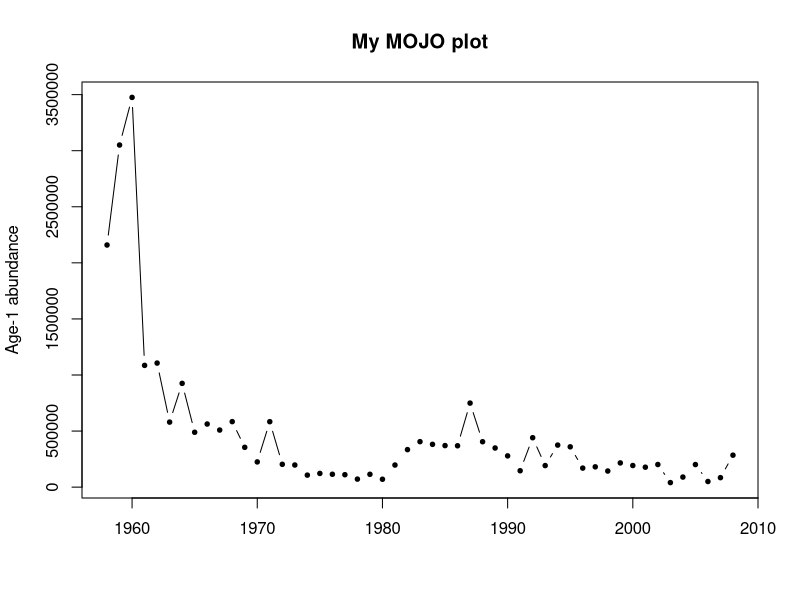
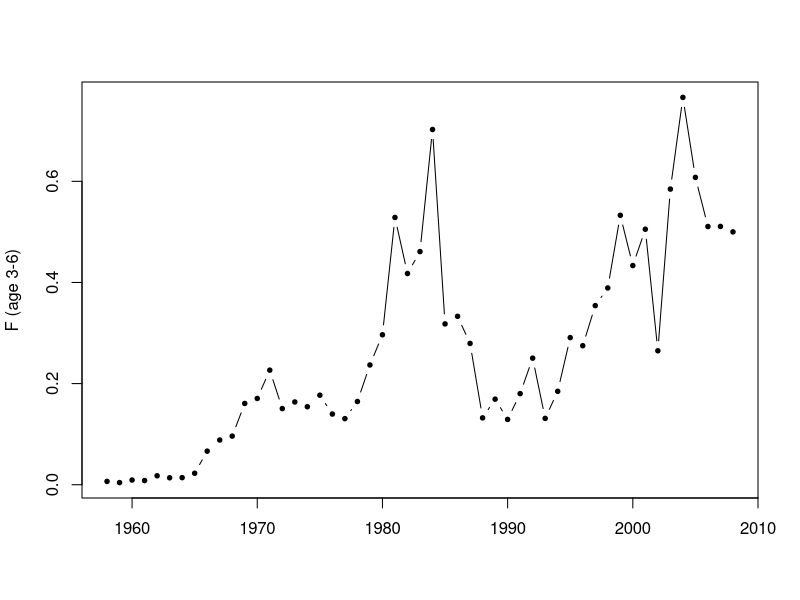
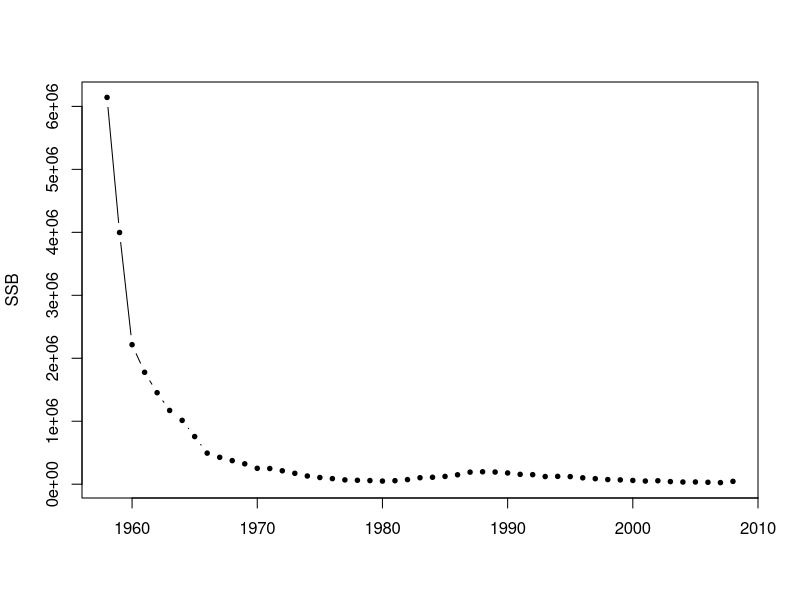
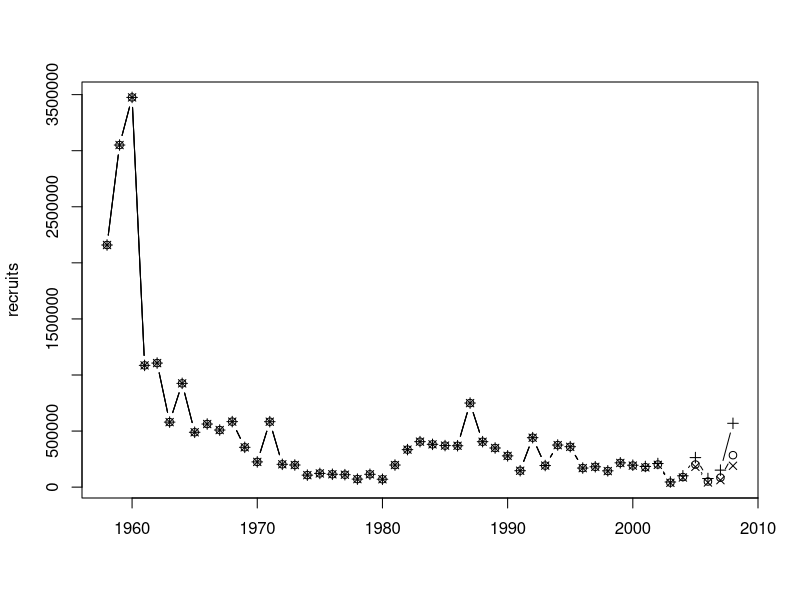
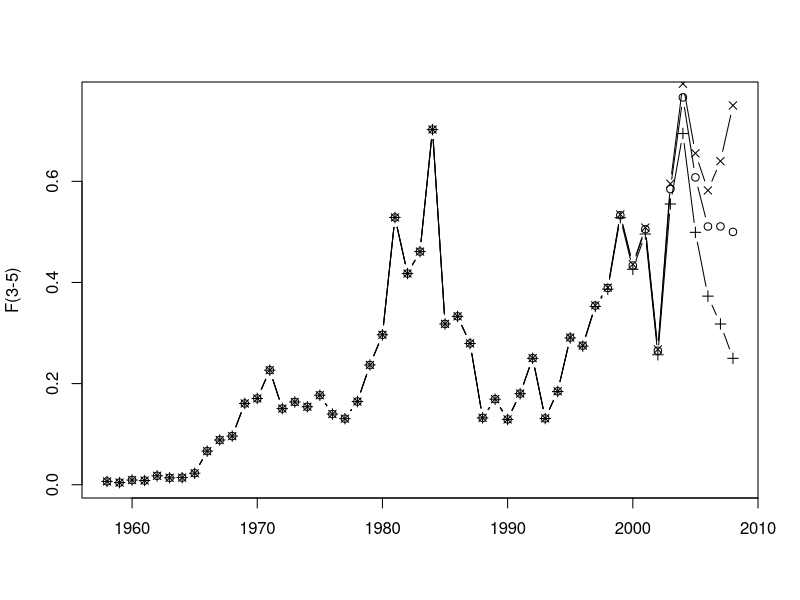
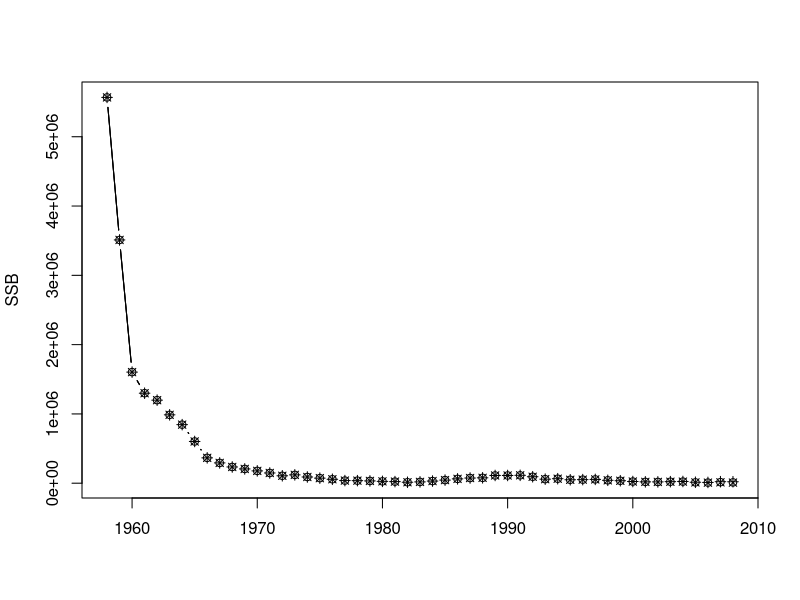

These figures' R source, in order:
###############################################################################
# VPA - A plain Virtual Population Analysis using Pope's (1972) approximation
# VPA/VPA.R
#
# Copyright 2003-2009 FLR Team. Distributed under the GPL 2 or later
# Maintainer: Iago Mosqueira, Cefas; Ernesto Jardim, IPIMAR
# Last Change: 22/06/2011 
# $Id:  $
#
# Reference:
# Notes: It may help repeating the sample session in R manual 
# (http://cran.r-project.org/doc/manuals/R-intro.html#A-sample-session)
#
# TODO Fri 17 Jul 2009 01:06:24 PM CEST IM:
###############################################################################

#==============================================================================
# Read data, set assumptions and initialize objects
#==============================================================================

# Load CAA and WAA by year
caa <- read.table('csherring_caa.dat', sep='\t', header=TRUE)
waa <- read.table('csherring_waa.dat', sep='\t', header=TRUE)

# mean weight-at-age, selectivity and maturity
weight <- c(0.10, 0.14, 0.17, 0.19, 0.21, 0.23)
sel <- c(0.01, 0.5, 1, 1, 1, 1)
mat <- c(0.5, 1, 1, 1, 1, 1)
years <- caa$year
ages <- 1:6
M <- 0.2

# CAA matrix
caam <- as.matrix(caa[,2:7])
dimnames(caam) <- list(year=years, age=ages)

# WAA matrix
waam <- as.matrix(waa[,2:7])
dimnames(waam) <- list(year=years, age=ages)

# Empty NAA matrix
naam <- caam
naam[] <- NA

# Empty FAA matrix
faam <- caam
faam[] <- NA

#==============================================================================
# VPA
#==============================================================================

# Assign initial values to FAA_year=2008
faam['2008',] <- sel * 0.5

# then to NAA_year=2008
naam['2008',] <- (caam['2008',] * (faam['2008',] + M)) / (faam['2008',] *
  (1 - exp(-faam['2008',] - M)))

# populate naam and faam values from NAA_year=2008 and NAA_age=6
for (y in rev(years)[-1])
{
  for(a in 1:5)
  {
    naam[as.character(y), as.character(a)] <- naam[as.character(y+1),
      as.character(a+1)] * exp(M) + caam[as.character(y),
      as.character(a)] * exp(0.5 * M)
    faam[as.character(y), as.character(a)] <- log(naam[as.character(y),
      as.character(a)] / naam[as.character(y+1), as.character(a+1)]) - M
  }
  faam[as.character(y), '6'] <- mean(faam[as.character(y), as.character(3:5)])
  naam[as.character(y), '6'] <- (caam[as.character(y), '6'] * (faam[as.character(y),
    '6'] + M)) / (faam[as.character(y), '6'] * (1 -
    exp(-faam[as.character(y), '6'] - M)))
}

# plot age-1 abundance
mojo <- naam[,'1']
plot(years, mojo, type='b', pch=19, cex=0.6, ylab="Age-1 abundance", xlab="", main="My MOJO plot")

# plot F
plot(years, rowMeans(faam[,c("3", "4", "5", "6")]), type='b', pch=19, cex=0.6, ylab="F (age 3-6)", xlab="")

# plot SSB
plot(years, rowSums(naam * waam), type='b', pch=19, cex=0.6, ylab="SSB", xlab="")

# What is the abundance at age, 1958-2008?
naam

# Is fishing mortality since 2000 high or low relative
# to earlier levels?
mean(faam[as.character(2000:2008),])
mean(faam[as.character(1958:1999),])

# Is recruitment since 2000 weak or strong relative
# to earlier levels?
mean(naam[as.character(2000:2008),1])
mean(naam[as.character(1958:1999),1])

#==============================================================================
# Examine sensitivity of recruitment series to various values of Fage-3+ in 2004:
# F2004,age-3+= (0.25, 0.75)
#==============================================================================

# vpa {{{
vpa <- function(caam, sel, lastF, M, agesF=seq(dim(caam)[2]))
{
  # last year
  lastY <- dim(caam)[1]
  lastA <- dim(caam)[2]

  # Empty NAA matrix
  naam <- caam
  naam[] <- NA

  # Empty FAA matrix
  faam <- caam
  faam[] <- NA

  # Assign initial values to FAA_year=2008
  faam[lastY,] <- sel * lastF

  # then to NAA_year=2008
  naam[lastY,] <- (caam[lastY,] * (faam[lastY,] + M)) / (faam[lastY,] *
    (1 - exp(-faam[lastY,] - M)))

  # populate naam and faam values from NAA_year=2008 and NAA_age=6
  for (y in rev(years)[-1])
  {
    for(a in 1:(lastA-1))
    {
      naam[as.character(y), as.character(a)] <- naam[as.character(y+1),
        as.character(a+1)] * exp(M) + caam[as.character(y),
        as.character(a)] * exp(0.5 * M)
      faam[as.character(y), as.character(a)] <- log(naam[as.character(y),
        as.character(a)] / naam[as.character(y+1), as.character(a+1)]) - M
    }
    faam[as.character(y), lastA] <- mean(faam[as.character(y), agesF])
    naam[as.character(y), lastA] <- (caam[as.character(y), lastA] * (faam[as.character(y),
      lastA] + M)) / (faam[as.character(y), lastA] * (1 -
      exp(-faam[as.character(y), lastA] - M)))
  }
  return(list(naa=naam, faa=faam))
} # }}}

res <- vpa(caam, sel, 0.5, 0.2, 3:5)
res2 <- vpa(caam, sel, 0.25, 0.2, 3:5)
res3 <- vpa(caam, sel, 0.75, 0.2, 3:5)

# Recruitments
plot(1958:2008, res$naa[,1], type='b', ylab="recruits", xlab="")
  lines(1958:2008, res2$naa[,1], type='b', pch=3)
  lines(1958:2008, res3$naa[,1], type='b', pch=4)

# Fs
plot(1958:2008, apply(res$faa[,3:5], 1, mean), type='b', ylab="F(3-5)", xlab="")
  lines(1958:2008, apply(res2$faa[,3:5], 1, mean), type='b', pch=3)
  lines(1958:2008, apply(res3$faa[,3:5], 1, mean), type='b', pch=4)

# SSBs
plot(1958:2008, rowSums(res$naa[,3:6]*waam[,3:6]), type='b', ylab="SSB", xlab="")
  lines(1958:2008, rowSums(res2$naa[,3:6]*waam[,3:6]), type='b', pch=3)
  lines(1958:2008, rowSums(res3$naa[,3:6]*waam[,3:6]), type='b', pch=4)

